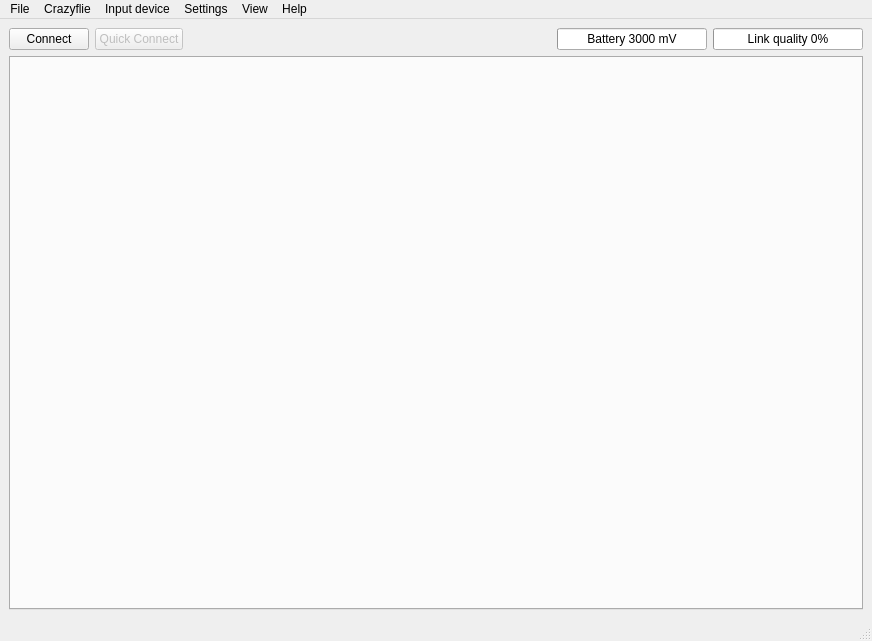
<?xml version="1.0" encoding="UTF-8"?>
<ui version="4.0">
 <class>MainWindow</class>
 <widget class="QMainWindow" name="MainWindow">
  <property name="geometry">
   <rect>
    <x>0</x>
    <y>0</y>
    <width>872</width>
    <height>641</height>
   </rect>
  </property>
  <property name="windowTitle">
   <string>Crazyflie Nano Quadcopter Control</string>
  </property>
  <property name="statusTip">
   <string/>
  </property>
  <widget class="QWidget" name="centralwidget">
   <layout class="QGridLayout" name="gridLayout">
    <item row="0" column="0">
     <layout class="QVBoxLayout" name="verticalLayout_2">
      <item>
       <layout class="QGridLayout" name="gridLayout_2">
        <item row="0" column="1">
         <widget class="QPushButton" name="quickConnectButton">
          <property name="enabled">
           <bool>false</bool>
          </property>
          <property name="toolTip">
           <string>&lt;html&gt;&lt;head/&gt;&lt;body&gt;&lt;p&gt;Quickconnect using the last connection parameters&lt;/p&gt;&lt;/body&gt;&lt;/html&gt;</string>
          </property>
          <property name="text">
           <string>Quick Connect</string>
          </property>
         </widget>
        </item>
        <item row="0" column="2">
         <spacer name="horizontalSpacer">
          <property name="orientation">
           <enum>Qt::Horizontal</enum>
          </property>
          <property name="sizeHint" stdset="0">
           <size>
            <width>40</width>
            <height>20</height>
           </size>
          </property>
         </spacer>
        </item>
        <item row="0" column="4">
         <widget class="QProgressBar" name="linkQualityBar">
          <property name="minimumSize">
           <size>
            <width>150</width>
            <height>0</height>
           </size>
          </property>
          <property name="maximumSize">
           <size>
            <width>100</width>
            <height>16777215</height>
           </size>
          </property>
          <property name="maximum">
           <number>100</number>
          </property>
          <property name="value">
           <number>0</number>
          </property>
          <property name="textVisible">
           <bool>true</bool>
          </property>
          <property name="format">
           <string>Link quality %p%</string>
          </property>
         </widget>
        </item>
        <item row="0" column="0">
         <widget class="QPushButton" name="connectButton">
          <property name="toolTip">
           <string>&lt;html&gt;&lt;head/&gt;&lt;body&gt;&lt;p&gt;Connect to a Crazyflie&lt;/p&gt;&lt;/body&gt;&lt;/html&gt;</string>
          </property>
          <property name="text">
           <string>Connect</string>
          </property>
         </widget>
        </item>
        <item row="0" column="3">
         <widget class="QProgressBar" name="batteryBar">
          <property name="minimumSize">
           <size>
            <width>150</width>
            <height>0</height>
           </size>
          </property>
          <property name="maximumSize">
           <size>
            <width>150</width>
            <height>16777215</height>
           </size>
          </property>
          <property name="minimum">
           <number>3000</number>
          </property>
          <property name="maximum">
           <number>4200</number>
          </property>
          <property name="value">
           <number>3000</number>
          </property>
          <property name="textVisible">
           <bool>true</bool>
          </property>
          <property name="invertedAppearance">
           <bool>false</bool>
          </property>
          <property name="textDirection">
           <enum>QProgressBar::TopToBottom</enum>
          </property>
          <property name="format">
           <string>Battery %v mV</string>
          </property>
         </widget>
        </item>
       </layout>
      </item>
      <item>
       <widget class="QTabWidget" name="tabs">
        <property name="currentIndex">
         <number>-1</number>
        </property>
       </widget>
      </item>
     </layout>
    </item>
   </layout>
  </widget>
  <widget class="QMenuBar" name="menubar">
   <property name="geometry">
    <rect>
     <x>0</x>
     <y>0</y>
     <width>872</width>
     <height>25</height>
    </rect>
   </property>
   <widget class="QMenu" name="menuFile">
    <property name="title">
     <string>File</string>
    </property>
    <addaction name="separator"/>
    <addaction name="menuItemExit"/>
   </widget>
   <widget class="QMenu" name="menuView">
    <property name="title">
     <string>View</string>
    </property>
    <addaction name="tabsMenuItem"/>
    <addaction name="toolboxesMenuItem"/>
   </widget>
   <widget class="QMenu" name="menuHelp">
    <property name="title">
     <string>Help</string>
    </property>
    <addaction name="menuItemAbout"/>
   </widget>
   <widget class="QMenu" name="menuSettings">
    <property name="title">
     <string>Settings</string>
    </property>
    <addaction name="logConfigAction"/>
   </widget>
   <widget class="QMenu" name="menuCrazyflie">
    <property name="title">
     <string>Crazyflie</string>
    </property>
    <addaction name="menuItemConnect"/>
    <addaction name="menuItemQuickConnect"/>
    <addaction name="menuItemBootloader"/>
   </widget>
   <widget class="QMenu" name="_menu_inputdevice">
    <property name="title">
     <string>Input device</string>
    </property>
    <widget class="QMenu" name="_menu_mappings">
     <property name="title">
      <string>Mappings</string>
     </property>
    </widget>
    <widget class="QMenu" name="_menu_devices">
     <property name="title">
      <string>Devices</string>
     </property>
    </widget>
    <addaction name="menuItemConfInputDevice"/>
    <addaction name="_menu_devices"/>
    <addaction name="_menu_mappings"/>
    <addaction name="_menuitem_rescandevices"/>
   </widget>
   <addaction name="menuFile"/>
   <addaction name="menuCrazyflie"/>
   <addaction name="_menu_inputdevice"/>
   <addaction name="menuSettings"/>
   <addaction name="menuView"/>
   <addaction name="menuHelp"/>
  </widget>
  <widget class="QStatusBar" name="statusbar"/>
  <action name="menuItemConnect">
   <property name="text">
    <string>Connect</string>
   </property>
  </action>
  <action name="menuItemExit">
   <property name="text">
    <string>Exit</string>
   </property>
   <property name="menuRole">
    <enum>QAction::NoRole</enum>
   </property>
  </action>
  <action name="menuItemRegulation">
   <property name="checkable">
    <bool>true</bool>
   </property>
   <property name="text">
    <string>Regulation</string>
   </property>
  </action>
  <action name="menuItemPlot">
   <property name="checkable">
    <bool>true</bool>
   </property>
   <property name="text">
    <string>Plotting</string>
   </property>
  </action>
  <action name="menuItemFlightdata">
   <property name="checkable">
    <bool>true</bool>
   </property>
   <property name="text">
    <string>Flight data</string>
   </property>
  </action>
  <action name="menuItemService">
   <property name="checkable">
    <bool>true</bool>
   </property>
   <property name="text">
    <string>Service</string>
   </property>
  </action>
  <action name="menuItemAbout">
   <property name="text">
    <string>About</string>
   </property>
   <property name="menuRole">
    <enum>QAction::NoRole</enum>
   </property>
  </action>
  <action name="menuItemQuickConnect">
   <property name="text">
    <string>Quick connect</string>
   </property>
  </action>
  <action name="menuItemConfInputDevice">
   <property name="text">
    <string>Configure device mapping</string>
   </property>
   <property name="menuRole">
    <enum>QAction::NoRole</enum>
   </property>
  </action>
  <action name="actionSelect_input_device">
   <property name="text">
    <string>Select input device</string>
   </property>
  </action>
  <action name="menuItemConsole">
   <property name="text">
    <string>Console</string>
   </property>
  </action>
  <action name="toolboxesMenuItem">
   <property name="text">
    <string>Toolboxes</string>
   </property>
  </action>
  <action name="tabsMenuItem">
   <property name="text">
    <string>Tabs</string>
   </property>
  </action>
  <action name="logConfigAction">
   <property name="enabled">
    <bool>false</bool>
   </property>
   <property name="text">
    <string>Logging configurations</string>
   </property>
   <property name="menuRole">
    <enum>QAction::NoRole</enum>
   </property>
  </action>
  <action name="actionOptions">
   <property name="text">
    <string>Options</string>
   </property>
   <property name="menuRole">
    <enum>QAction::NoRole</enum>
   </property>
  </action>
  <action name="menuItemBootloader">
   <property name="text">
    <string>Bootloader</string>
   </property>
  </action>
  <action name="actionAsdfasdf">
   <property name="text">
    <string>asdfasdf</string>
   </property>
  </action>
  <action name="actionSdfasdf">
   <property name="text">
    <string>sdfasdf</string>
   </property>
  </action>
  <action name="_menuitem_rescandevices">
   <property name="text">
    <string>Rescan devices</string>
   </property>
  </action>
 </widget>
 <resources/>
 <connections/>
</ui>
